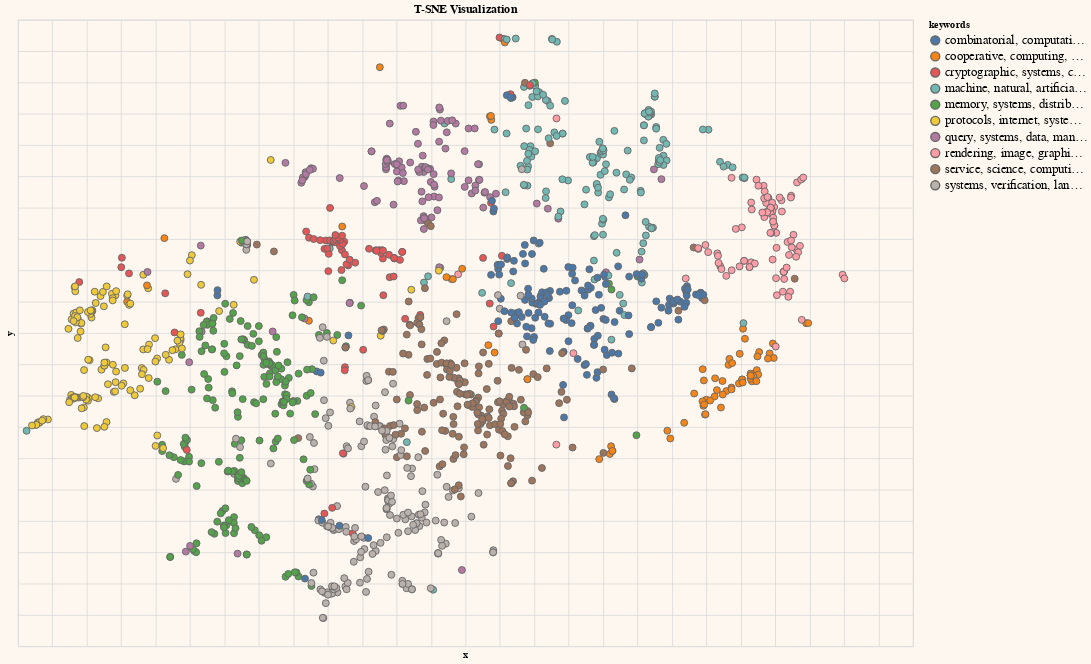

This figure's notebook cell:
### Markdown cell above
## T-SNE Visualization with K-Means Clustering

### Code cell
selection = alt.selection_multi(fields=['keywords'], bind='legend')

chart = alt.Chart(df_tsne_vis).mark_circle(size=60, stroke='#666', strokeWidth=1, opacity=0.3).encode(
    x=alt.X('x',
            scale=alt.Scale(zero=False),
            axis=alt.Axis(labels=False, ticks=False, domain=False)),
    y=alt.Y('y',
            scale=alt.Scale(zero=False),
            axis=alt.Axis(labels=False, ticks=False, domain=False)),
    color=alt.Color('keywords:N',
                    legend=alt.Legend(columns=1, labelFontSize=14)),
    opacity=alt.condition(selection, alt.value(1), alt.value(0.2)),
    tooltip=['Citation', 'keywords', 'Full Name', 'Index', 'cluster']
).properties(
    width=1000,
    height=700
).add_selection(
    selection
).configure_legend(labelLimit=0).configure_view(
    strokeWidth=0
).configure(background="#FDF7F0").properties(
    title='T-SNE Visualization'
)

chart.interactive()

### Figure 1 — Vega-Lite specification as saved in the notebook (floating-point values rounded to 4 significant figures; data arrays with more than 128 entries replaced by an {"elided": "..."} marker saying what was removed)
{"config": {"view": {"continuousWidth": 400, "continuousHeight": 300}, "background": "#FDF7F0"}, "data": {"name": "data-ba9d9014216890d445e185160bea1ca6"}, "mark": {"type": "circle", "opacity": 0.3, "size": 60, "stroke": "#666", "strokeWidth": 1}, "encoding": {"color": {"field": "keywords", "legend": {"columns": 1, "labelFontSize": 14}, "type": "nominal"}, "opacity": {"condition": {"value": 1, "selection": "selector003"}, "value": 0.2}, "tooltip": [{"field": "Citation", "type": "nominal"}, {"field": "keywords", "type": "nominal"}, {"field": "Full Name", "type": "nominal"}, {"field": "Index", "type": "quantitative"}, {"field": "cluster", "type": "quantitative"}], "x": {"axis": {"domain": false, "labels": false, "ticks": false}, "field": "x", "scale": {"zero": false}, "type": "quantitative"}, "y": {"axis": {"domain": false, "labels": false, "ticks": false}, "field": "y", "scale": {"zero": false}, "type": "quantitative"}}, "height": 700, "selection": {"selector003": {"type": "multi", "fields": ["keywords"], "bind": "legend"}, "selector004": {"type": "interval", "bind": "scales", "encodings": ["x", "y"]}}, "title": "T-SNE Visualization", "width": 1000, "$schema": "https://vega.github.io/schema/vega-lite/v4.17.0.json", "datasets": {"data-ba9d9014216890d445e185160bea1ca6": {"elided": "1419 records"}}}
